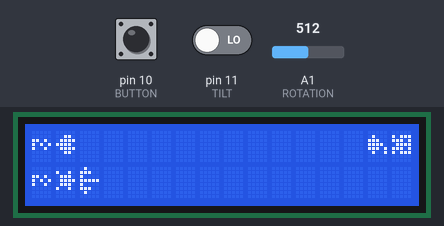
This sketch was run on a simulated Arduino Uno, built with avr-gcc and run on an emulated ATmega328P. On the bench: 16×2 character LCD. The inputs (shaded band) are chosen by the test bench; at power-on: pin 10 (BUTTON) LOW, A1 (ROTATION) = 512, pin 11 (TILT) LOW. What the sketch prints to the serial monitor is not drawn.

Above: at 1.2 s.
1.3 s: pin 10 (BUTTON) pulled HIGH for 1 s
At 3.0 s:
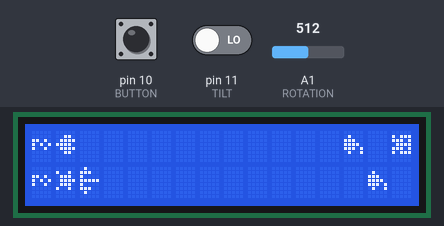
3.8 s: A1 (ROTATION) set to 503
At 5.2 s:
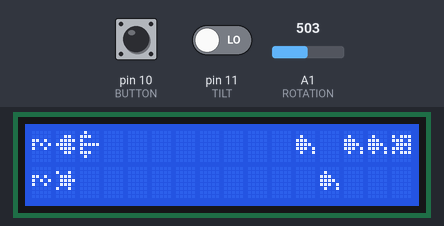
6.8 s: pin 10 (BUTTON) pulled HIGH for 3.2 s
At 10.8 s:
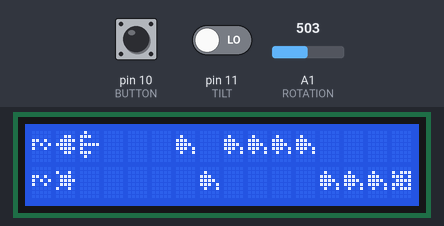
11.5 s: pin 10 (BUTTON) pulled HIGH for 0.15 s
At 13.1 s:
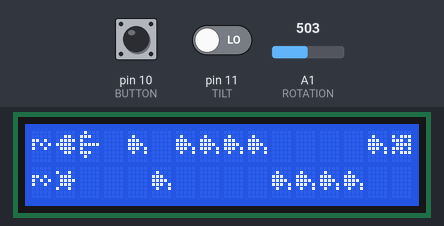
14.6 s: A1 (ROTATION) set to 511
At 16.0 s:
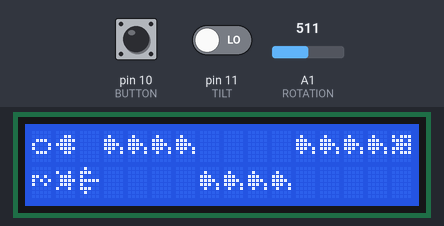
17.6 s: A1 (ROTATION) set to 306
At 19.0 s:
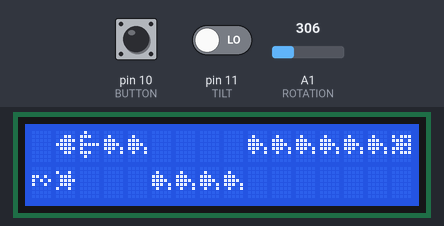
Timing chart, 0 to 20.6 s (numbered marks = the images above; inputs shaded):
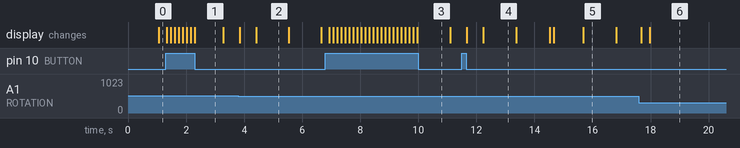

The sketch:

single_player.ino
```cpp
#include <LiquidCrystal.h>
LiquidCrystal lcd(2, 3, 4, 5, 6, 7, 8);

// ---------  [START] global variables  ---------
bool debug_mode = true;

// the pins
const int BUTTON = 10;   // D10
const int ROTATION = 1; // A1
const int TILT = 11;    // D11

// bool button_press = false;
int board[14] = {0};
int message[3] = {0, 0, 0};
int life = 2;
int skill = 2;
// Custom Icons
byte heart[8] = {
    B00000,
    B00110,
    B01111,
    B11110,
    B01111,
    B00110,
    B00000,
    B00000,
};
byte alien[8] = {
    B00000,
    B10111,
    B11101,
    B01111,
    B11101,
    B10111,
    B00000,
    B00000,
};
byte plane[8] = {
    B01000,
    B11100,
    B10000,
    B11111,
    B10000,
    B11100,
    B01000,
    B00000,
};
byte star[8] = {
    B00000,
    B10010,
    B01110,
    B01111,
    B01110,
    B10010,
    B00000,
    B00000,
};
byte bomb[8] = {
    B00000,
    B01000,
    B11100,
    B11110,
    B11101,
    B01001,
    B00000,
    B00000,
};
byte zero[8] = {
    B00000,
    B00000,
    B01110,
    B10001,
    B10001,
    B01110,
    B00000,
    B00000,
};
byte one[8] = {
    B00000,
    B00000,
    B10010,
    B11111,
    B10000,
    B00000,
    B00000,
    B00000,
};
byte two[8] = {
    B00000,
    B00000,
    B11010,
    B10101,
    B10010,
    B00000,
    B00000,
    B00000,
};
// ---------  [END] global variables  ---------


// ---------  [START] function prototypes  ---------
void initiate_game();
// void 	button_blink();
bool button_pressed();
int  rotation_location();
bool tilt_changed();

void move_board_elements();
void skill_launched();

void update_board_except_player();
void update_psn();

int  judge();
void get_input();

void display();
// ---------  [END] function prototypes  ---------


void setup()
{
  Serial.begin(9600);
  pinMode(BUTTON, INPUT);
  pinMode(ROTATION, INPUT);
  pinMode(TILT, INPUT);

  lcd.clear();
  lcd.createChar(0, zero);
  lcd.createChar(1, one);
  lcd.createChar(2, two);
  lcd.createChar(3, heart);
  lcd.createChar(4, alien);
  lcd.createChar(5, plane);
  lcd.createChar(6, star);
  lcd.createChar(7, bomb);
  lcd.begin(16, 2);

  initiate_game();
}

void loop()
{
  static int count = 0;
  int game_status = 0;

  count++;
  get_input();

  update_psn();
  if (count % 8 == 0)
    update_board_except_player();

  display();

  game_status = judge();
  if (-1==game_status)
  {
    delay(5000);
    setup();
    return;
  }

  delay(100);

  if (debug_mode)
  {
    Serial.print("Status: ");
    Serial.println(game_status);
    Serial.print("Message: ");
    Serial.print(message[0]);
    Serial.print(" ");
    Serial.print(message[1]);
    Serial.print(" ");
    Serial.print(message[2]);
    Serial.println("\n");
  }
}


// ============ Function Implementations ============
void initiate_game()
{
  int i = 0;
  for (i = 0; i <= 13; i++)
    board[i] = 0;

  skill = 2;
  life = 2;

  board[0] = 1;
  board[13] = 1;

  message[0] = board[0];
  message[1] = board[13];
  message[2] = 0;
}

// void button_blink()
// {
//     button_press = !button_press;
//     if(debug_mode)
//         Serial.println("Button Pressed.");
// }

/**
   [button_pressed description]
       judge whether the button is pressed or not
   @return [description]
       1:	pressed
       0:	not pressed
*/
bool button_pressed()
{
  bool status_change = false;
  if (digitalRead(BUTTON)) // the button is of a high voltage, thus pressed
  {
    status_change = true;
    if (debug_mode)
      Serial.println("Button Pressed.");
  }
  else
    Serial.println("Button NOT pressed.");
  return status_change;
}

/**
   [rotation_location description]
       Judge the location of the rotation
   @return [description]
       1:	right side
       -1:	left side
*/
int rotation_location()
{
  int threshold = 511;
  int value = 0;
  int status = -1; // -1 for left and 1 for right

  value = analogRead(ROTATION);
  if (value < threshold) // rotated to the right side
    status = 1;
  else
    status = -1;

  // debugging outputs
  if (debug_mode)
  {
    Serial.print("\tRoatation value = ");
    Serial.println(value);
    Serial.print("Roatation Status = ");
    if (status)
      Serial.println("Right");
    else
      Serial.println("Left");
  }
  return status;
}

/**
   [tilt_changed description]
       judge whether the tilt is up or down
   @return [description]
       true:	up
       false:	down
*/
bool tilt_changed()
{
  static bool up_tilt = false;
  if (digitalRead(TILT) != up_tilt)
  {
    up_tilt = !up_tilt;
    if (debug_mode)
      Serial.println("Tile Enabled");
    return true;
  }

  return false;
}

/**
   [move_board_elements description]
       move the elements on the board
*/
void move_board_elements()
{
  for (int i = 12; i >= 1; i--)
    board[i] = board[i - 1];
}

/**
   [skill_launched description]
       update the status of the board and the skill count when the skill is launched
*/
void skill_launched()
{
  for (int i = 12; i >= 1; i--)
    board[i] = 0;
  skill--;
  if (debug_mode)
    Serial.println("Skill Launched.");
}

void update_board_except_player()
{
  if (message[2] && skill > 0)
    skill_launched();
  if (board[12] == board[13])
  {
    life--;
    board[12] = 0;
    if (debug_mode)
      Serial.println("Life --");
  }
  move_board_elements();
  board[1] = board[0];
}

void update_psn()
{
  board[0] = message[0];
  board[13] = message[1]; // hider
}

/**
   [judge description]
       judge the status of the game
   @return [description]
       1:	the game is continuing
       -1:	the game ends. The plane is shot down.
*/
int judge()
{
  if (life < 0)
    return -1;
  else
    return 1;
}

void get_input()
{
  // the location of the attacker - using button
  if (button_pressed())
    message[0] = (-1) * message[0];

  // the location of the hider - using rotation
  message[1] = rotation_location();

  // the status of the skill
  if (tilt_changed())
    message[2] = 1;
  else
    message[2] = 0;
}

void display()
{
  lcd.clear();
  if (1 == board[0]) // attacker
  {
    lcd.setCursor(15, 0);
    lcd.write(byte(4));
  }
  if (-1 == board[0])
  {
    lcd.setCursor(15, 1);
    lcd.write(byte(4));
  }
  for (int i = 1; i <= 12; ++i)
  {
    if (1 == board[i])
    {
      lcd.setCursor(15 - i, 0);
      lcd.write(byte(7));
    }
    if (-1 == board[i])
    {
      lcd.setCursor(15 - i, 1);
      lcd.write(byte(7));
    }
    // Serial.print("FUCK  ");
    // Serial.println(board[i]);
  }
  if (1 == board[13]) // hider
  {
    lcd.setCursor(2, 0);
    lcd.write(byte(5));
  }
  if (-1 == board[13])
  {
    lcd.setCursor(2, 1);
    lcd.write(byte(5));
  }
  lcd.setCursor(1, 1);
  lcd.write(byte(6));
  lcd.setCursor(1, 0);
  lcd.write(byte(3));

  // Serial.print("FUCK  ");
  // Serial.println(board[13]);

  //skill
  lcd.setCursor(0, 1);
  if (0 == skill)
  {
    lcd.write(byte(0));
  }
  if (1 == skill)
  {
    lcd.write(byte(1));
  }
  if (2 == skill)
  {
    lcd.write(byte(2));
  }

  //life
  lcd.setCursor(0, 0);
  if (0 == life)
  {
    lcd.write(byte(0));
  }
  if (1 == life)
  {
    lcd.write(byte(1));
  }
  if (2 == life)
  {
    lcd.write(byte(2));
  }
}
```

Measured:
- the behaviour switches between 511 and 510 on A1 (ROTATION) (found by bisection; images 1 and 2)
- after the input at 1.3 s, the display: first changes at once (image 1 shows a later state)
- after the input at 3.8 s, the display: first changes after 0.05 s (image 2 shows a later state)
- after the input at 6.8 s, the display: first changes after 0.14 s (image 3 shows a later state)
- after the input at 11.5 s, the display: first changes after 0.17 s (image 4 shows a later state)
- after the input at 14.6 s, the display: first changes after 0.06 s (image 5 shows a later state)
- after the input at 17.6 s, the display: first changes after 0.08 s (image 6 shows a later state)
